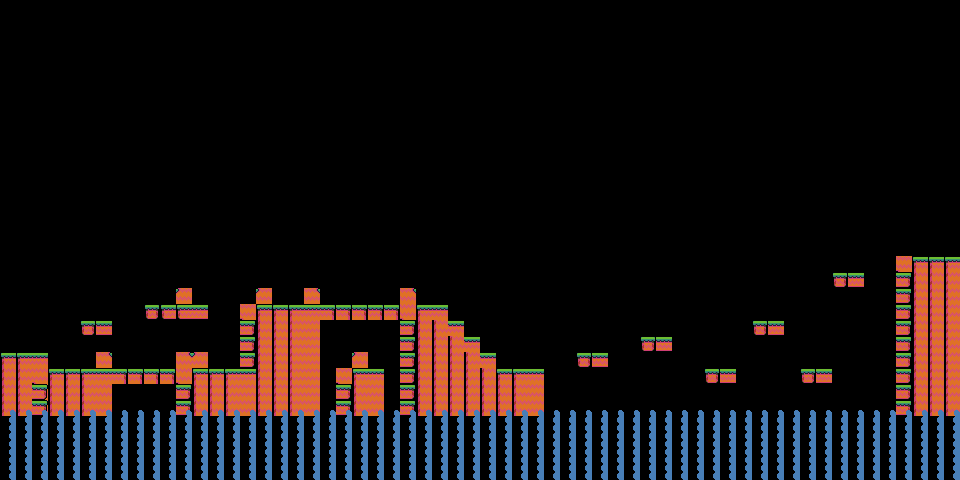

Tiled map render using the project's own tile images. Description and the map definition, with tile-layer contents summarised, below:
An orthogonal 60x30 tile map with 16x16 px tiles, 4 tile layers (Ground, DecoGround, Decoration, Water) and 2 objects (kroq-spawn, bird-spawn).

<map version="1.10" tiledversion="1.10.2" orientation="orthogonal" renderorder="right-down" width="60" height="30" tilewidth="16" tileheight="16" infinite="0" nextlayerid="6" nextobjectid="3">
 <editorsettings>
  <export target="overworld.json" format="json" />
 </editorsettings>
 <tileset firstgid="1" name="overworld" tilewidth="16" tileheight="16" tilecount="40" columns="8">
  <image source="../sprites/platform.png" trans="000000" width="128" height="80" />
 </tileset>
 <layer id="2" name="Ground" width="60" height="30">
  <data>[1800 cells, 183 non-empty, 9 distinct tile ids]</data>
 </layer>
 <layer id="3" name="DecoGround" width="60" height="30">
  <data>[1800 cells, 6 non-empty, 4 distinct tile ids]</data>
 </layer>
 <layer id="4" name="Decoration" width="60" height="30">
  <data>[1800 cells, 17 non-empty, 3 distinct tile ids]</data>
 </layer>
 <layer id="1" name="Water" width="60" height="30">
  <data>[1800 cells, 300 non-empty, 2 distinct tile ids]</data>
 </layer>
 <objectgroup id="5" name="Objects">
  <object id="1" name="kroq-spawn" x="160" y="296">
   <point />
  </object>
  <object id="2" name="bird-spawn" x="128" y="312">
   <point />
  </object>
 </objectgroup>
</map>